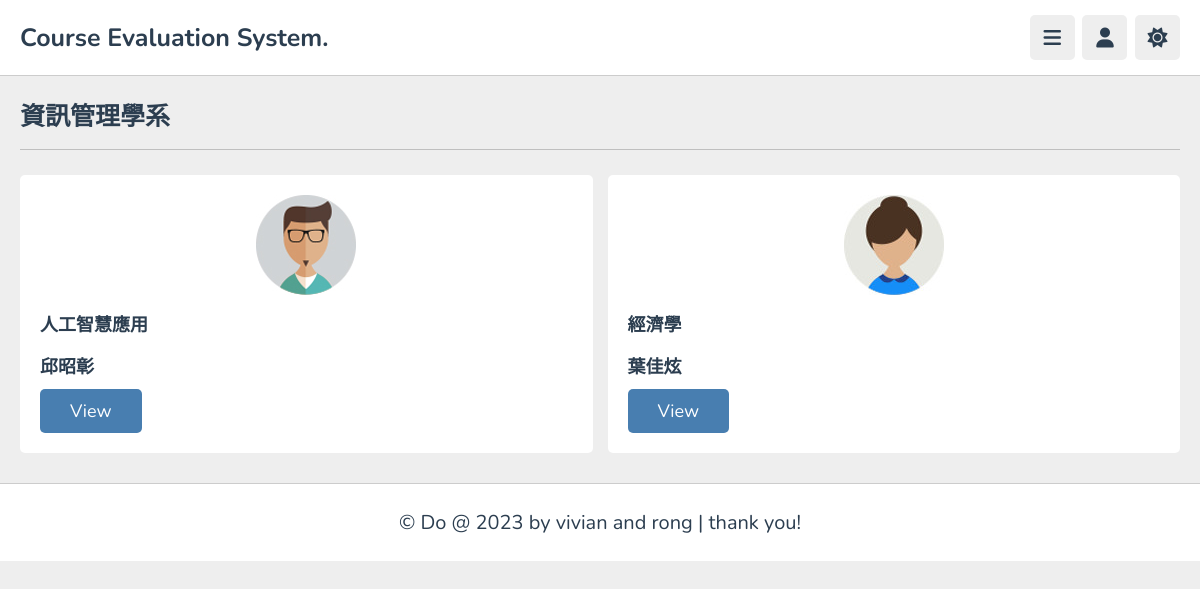
Screenshot of /show/im.php (signed in) with the database file from the repository.
### tables this page shows
CREATE TABLE `course` (
  `course_number` mediumtext NOT NULL,
  `course_name` mediumtext NOT NULL,
  `teacher` mediumtext NOT NULL,
  `department` int(11) NOT NULL,
  `star_1` int(11) NOT NULL,
  `star_2` int(11) NOT NULL,
  `star_3` int(11) NOT NULL,
  `star_4` int(11) NOT NULL,
  `number_of_people` int(255) NOT NULL,
  `course_id` int(11) NOT NULL,
  `time` text NOT NULL
);

### show/im.php (the view, shortened to what this page needs)
 <?php
   include("../database.php");
   $sql = "SELECT * FROM course WHERE department = 4";
   $result = mysqli_query($conn, $sql);
?>
<!DOCTYPE html>
<html lang="en">
<head>
    <link rel="stylesheet" href="https://cdnjs.cloudflare.com/ajax/libs/font-awesome/6.4.0/css/all.min.css">
    <link rel="stylesheet" href="style.css">
</head>
<body>
   <?php include 'header.php'; ?>
   <section class="playlist-videos">
      <h1 class="heading">資訊管理學系</h1>
      <div class="box-container">
         <?php
            foreach ($result as $r){
               $course_id = $r["course_id"];
               $course_name = $r["course_name"];
               $teacher = $r['teacher'];
               $picture_num = rand(1,9);
         ?>
         <a id= <?php echo $course_id; ?> class="box" href="course.php?get_course_id=<?= $course_id;?>" onclick="go_to_course(this)">
            <div class="tutor">
               <img src="images/pic-<?php echo $picture_num; ?>.jpg" alt="">
               <div>
                  <h3 id="course_name<?php echo $course_id; ?>"><?php echo $course_name; ?></h3>
               </div>
            </div>
            <h3 id="teacher<?php echo $course_id; ?>"><?php echo $teacher; ?></h3>
         <div href="#" class="inline-btn">view</div>
         </a>
         <?php
            }
         ?>
      </div>
   </section>
   <?php
      include 'footer.php';
   ?>
</body>
</html>

### show/style.css (style rules this page uses)
:root { --main-color:#487eb0; --red:#e74c3c; --orange:#f39c12; --light-color:#888; --light-bg:#eee; --black:#2c3e50; --white:#fff; --border:.1rem solid rgba(0,0,0,.2); }
* { font-family: 'Nunito', sans-serif; margin:0; padding:0; box-sizing: border-box; outline: none; border:none; text-decoration: none; }
.inline-btn, .inline-option-btn, .inline-delete-btn, .btn, .delete-btn, .option-btn { border-radius: .5rem; color:#fff; font-size: 1.8rem; cursor: pointer; text-transform: capitalize; padding:1rem 3rem; text-align: center; margin-top: 1rem; }
.inline-btn, .inline-option-btn, .inline-delete-btn { display: inline-block; }
.btn, .inline-btn { background-color: var(--main-color); }
html { font-size: 62.5%; overflow-x: hidden; }
body { background-color: var(--light-bg); padding-left: 30rem; }
section { padding:2rem; margin: 0 auto; max-width: 1200px; }
@media (max-width:1200px) { body { padding-left: 0; } }
.heading { font-size: 2.5rem; color:var(--black); margin-bottom: 2.5rem; border-bottom: var(--border); padding-bottom: 1.5rem; text-transform: capitalize; }
.playlist-videos .box-container { display: grid; grid-template-columns: repeat(auto-fit, minmax(30rem, 1fr)); gap:1.5rem; justify-content: center; align-items: flex-start; }
.playlist-videos .box-container .box { background-color: var(--white); border-radius: .5rem; padding: 2rem; position: relative; }
.playlist-videos .box-container .box img { width: 10rem; height: 10rem; object-fit: cover; border-radius: .5rem; text-align: center; display: block; margin: 0 auto; }
.playlist-videos .box-container .box h3 { margin-top: 1.5rem; font-size: 1.8rem; color: var(--black); }

### rows the page displays
course: shows a picture, course_name "人工智慧應用", teacher "邱昭彰"
course: shows a picture, course_name "經濟學", teacher "葉佳炫"
